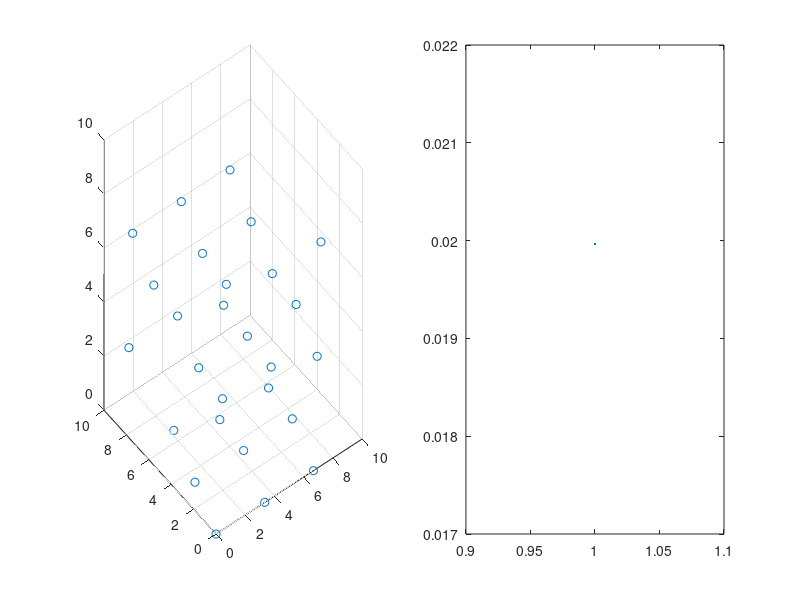

Write the MATLAB code that produced this figure.
%% Argon gas simulation
% This file is for trying out ways to model an argon gas
% Feed back for testing methods is faster with matlab than with C++ For
% now


function main
%% Parameters
NR = 3;                 % Define the number of particles per line (Total number = NR^3)
U = 10;                 % Dimensions of the two dimensional universe (U by U)
C1 = 10;                % repelling force constant
C2 = 1;                 % attractive force constant
t = 0.02;                % discrete time unit
E0 = 0.001;               % energy of the initial system
R = 1;              % Number of iterations

%% Pre-calculations
N = NR^3;               % Calculate the number of particles in the system

%% File
P = InitiatePosition(N,NR,U);           % Initiate [N] particles position [P] that are in lanes of [NR] in universe size [U]
V = InitiateVelocity(N,E0);             % Initiate velocity [V] of [N] particles with energy [E0]
A = zeros(N,3);
for i = 1:R
    P1 = UpdatePosition(P,V,t,U);             % Updated positions [P1] according to the velocities [V] after time period [t]
    for j = 1:N
        [d,p] = Distance(j,P,N);            % calculate the distance [d] between particle [j] and all others. [p] is the vector between two points [j] and others
        u = UnitVector(p,d,N);              % Unit vecotr [u] is nessesary to give directionality to the acceleration. it is determined using the distant veotors [p],the distance [d] between the particles and the number of particles [N] 
        A(j,:) = Acceleration(u,d,N,C1,C2); % Calculate the accelartion [A] for for an element, [u] for directionality, [d],[C1] and [C2] are used to deterimine the magnitute of the force 
    end
    V = V + A * t;                          % Update the velocities [V] according to the accelaration [A] applied during time [t]
    P = P1;                                 % The new postitions [P] are the updated positions [P1]
    Ek = KineticEnergy(V);                  % Calculate the total kinetic energy [Ek] 
    
    %% Plotting the inforation
    subplot(1,2,1)
    scatter3(P(:,1),P(:,2),P(:,3))
    axis([0 U 0 U 0 U])
    pause(0.001)
    bla(i) = Ek;
    subplot(1,2,2)
    plot(bla)
    
%     %% saving the information
%     save('temp','V','P')
    
end

end

function P = InitiatePosition(N,NR,U)
%% Initial particle position
% FCC structure is het best for high density packing
% This function is meant to create such a structure
% Inputs:   N (Number of particles)
%           NR: Number of particle row
%           U (Universe size)
% Outputs:  P (N by 2 matrix that uncludes the x and y position, size of U by U)

% Number of particles per row

% Prealocating P
P = zeros(N,3);                     %
k = 0;
for i = 0:NR-1
    for j = 0:NR-1
        for h = 0:NR-1
            k = k + 1;
            x = 3 * i +  j +  h;        % x position of the particle
            y = 3 * j + h;                    % y position of the particle
            z = 3 * h ;                    % z position of the particle
            
            l1 = 3*NR * floor(x/(3*NR));       % if the x position of the particle is outside the box, it will start at the other side again
            l2 = 3*NR * floor(y/(3*NR));
            
            P(k,:) = [(x-l1)/3; (y-l2)/3;z/3];
        end
    end
end
% convert the total space units to a square of size one.
P = P / NR * U;                   % divided by particles per row, multiply with the size of the universe


figure(1)
% plot(P(:,1),P(:,2),'.')
scatter3(P(:,1),P(:,2),P(:,3))
end

function V = InitiateVelocity(N,E0)
%% Initial particle velocity
% In this file I give the particles a initial velocity
% Gaussian distribution used
% Note: the implementation of energy is shit atm
% Inputs:   N (Number of particles)
%           E0 Energy of the begin system
% Outputs:  V (N by 2 matrix giving x and y velocities, gaussian
%              distributed)

V = randn(N,3)*E0;

% figure(1)
% plot(V(:,1),V(:,2),'.')
end

function [d,p] = Distance(i,P,N)
%% Distance between element i and the rest
% This is a very simple script that calculates the distance between element
% i and all the other elements
% Note: the way to get rid of interaction with the same point is probably
% not optimal.
% Inputs:   i
%           P
%           N
% Outputs:  d (distance between particles) (N vector)
%           p (distance vector between particle i and every other) (N by 3 matrix)

p = zeros(N,3);
p(:,1) = P(:,1) - P(i,1);
p(:,2) = P(:,2) - P(i,2);
p(:,3) = P(:,3) - P(i,3);
p(i,:) = 100;               % cheap way to get rid of effect of the same element
d = (p(:,1).*p(:,1)+p(:,2).*p(:,2)+p(:,3).*p(:,3)).^(1/2);
end

function u = UnitVector(p,d,N)
%% Unit vector
% The directionality of the force is of course also crusial
% Inputs:   p (distance vector between element i and every other element) (N by 3 matrix)
%           d (distance between elements)
%           N (number of particles)
% Outputs:  u (unitary vectors) (N by 3)
u = zeros(N,3);
u(:,1) = p(:,1)./d;
u(:,2) = p(:,2)./d;
u(:,3) = p(:,3)./d;
end

function A = Acceleration(u,d,N,C1,C2)
%% Acceleration
% The acceleration can now be determined
% Note: I did not pay much attention in getting the force right
% Inputs:   u: unitary vectors) (N by 3)
%           d: distance between elements)
%           N: number of particles)
%           C1: repelling force constant
%           C2: atractive force constant
% Outputs:  a: accelerations in all 3 dirrections) (N by 3 matrix)
%

r6 = d.^6;
f = (C1./r6.^2 - C2./r6).*d;       % force equation, probably wrong

a = zeros(N,3);
a(:,1) = u(:,1).*f;
a(:,2) = u(:,2).*f;
a(:,3) = u(:,3).*f;

% Total accelation
A = -sum(a);
end

function Ek = KineticEnergy(V)
%% In this file I calculate the kinetic energy because why not right?
% Inputs:   V: Speeds of all the particles in the three directions of space
% Outputs:  Ek: Total kinetic energy
Ek = sum(0.5 * (sqrt(V(:,1).^2+V(:,2).^2+V(:,3).^2)));

end

function P1 = UpdatePosition(P,V,t,U)
%% The position gets updated according to the speed V and the time distance t
% Inputs:   P: Old positions
%           V: speeds of the particles
%           t: time distance of the particles
%           U: Size universe
% Outputs:  P1: New positions
          
P1 = P + V * t;
% P1 = P1 - U * floor(P1./U);         % respawn a point at the other side
% after leaving the universe kinda works, but mainly not. Maybe due to the
% lack of repeated boundary conditions

end

% function Potential energy
% % 
% 
% 
% end

